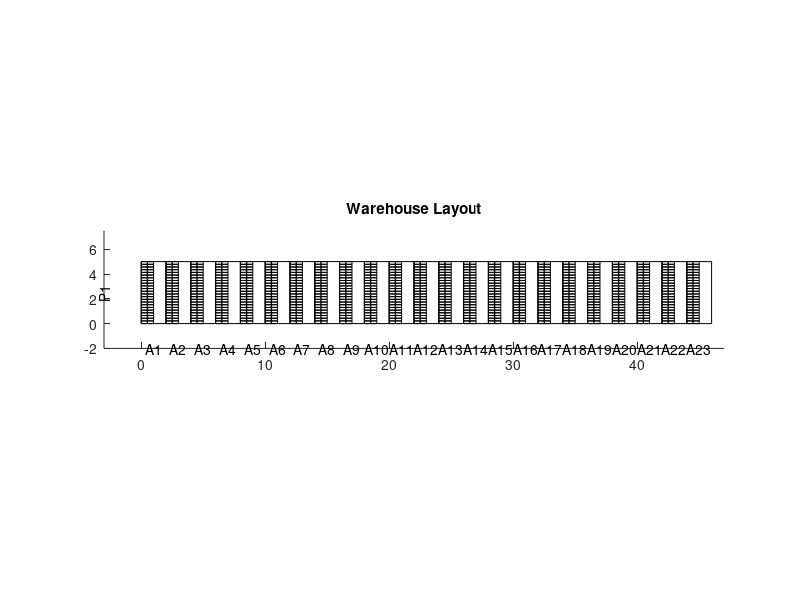

MATLAB code for this plot:
% Dimensions of the warehouse
num_floors = 1;
num_aisles = 23;
num_racks = 1; % unclear parameter
num_bays = 23;

% Load the visit locations from a text file
product_locations = importdata('product_locations.txt');

% Create a figure to draw the layout
figure;
hold on;

% Draw the floors
for floor = 1:num_floors
    for aisle = 1:num_aisles
        for rack = 1:num_racks
            % Draw the aisle
            aisle_width = 2;
            aisle_height = 5;
            aisle_x = (aisle-1) * aisle_width;
            aisle_y = (floor-1) * aisle_height;
            rectangle('Position', [aisle_x aisle_y aisle_width aisle_height], 'EdgeColor', 'k', 'FaceColor', 'none');
            
            % Draw the racks
            for bay = 1:num_bays
                rack_width = 0.5;
                rack_height = aisle_height / num_bays;
                if rack == 1
                    % Draw the left and right side of the rack
                    rack_x = aisle_x + (rack-1) * rack_width;
                else
                    % Draw the left and right side of the rack
                    rack_x = aisle_x + aisle_width - rack_width * rack;
                end
                rack_y = aisle_y + (bay-1) * rack_height;
                
                % Draw the rectangle for the left and right side of the rack
                rectangle('Position', [rack_x rack_y 2*rack_width rack_height], 'EdgeColor', 'k', 'FaceColor', 'none');
                % Draw a line in the middle of the rack
                line_x = rack_x + rack_width;
                line_y_start = rack_y;
                line_y_end = rack_y + rack_height;
                line([line_x line_x], [line_y_start line_y_end], 'Color', 'k', 'LineWidth', 1);

                % Check if there is a product at this location
                product_location = sprintf('P%d.%03d.%02dC%02d', floor, aisle, rack, bay);
                if any(strcmp(product_location, product_locations))
                    % Draw a dot to represent the product
                    rectangle('Position', [rack_x, rack_y, rack_width, rack_height], 'EdgeColor', 'k', 'FaceColor', 'g');

                end
            end
        end
    end
end

% Add labels to the aisles
aisle_labels = {'A1', 'A2', 'A3', 'A4', 'A5', 'A6', 'A7', 'A8', 'A9', 'A10','A11', 'A12', 'A13', 'A14', 'A15', 'A16', 'A17', 'A18', 'A19', 'A20','A21','A22','A23'};
for aisle = 1:num_aisles
    aisle_x = (aisle-0.5) * aisle_width;
    aisle_y = -2;
    text(aisle_x, aisle_y, aisle_labels{aisle}, 'HorizontalAlignment', 'center', 'VerticalAlignment', 'middle');
end

% Add labels to the floors
floor_labels = {'P1', 'P2', 'P3','P4'};
for floor = 1:num_floors
    floor_x = -3;
    floor_y = (floor-0.5) * aisle_height;
    text(floor_x, floor_y, floor_labels{floor}, 'HorizontalAlignment', 'center', 'VerticalAlignment', 'middle', 'Rotation', 90);
end

% Set the axis limits
axis equal;
xlim([-3 (num_aisles+0.5)*aisle_width]);
ylim([-2 (num_floors+0.5)*aisle_height]);

% Add a title
title('Warehouse Layout'); %this code puts the black dot in the middle of two seperate bays.
